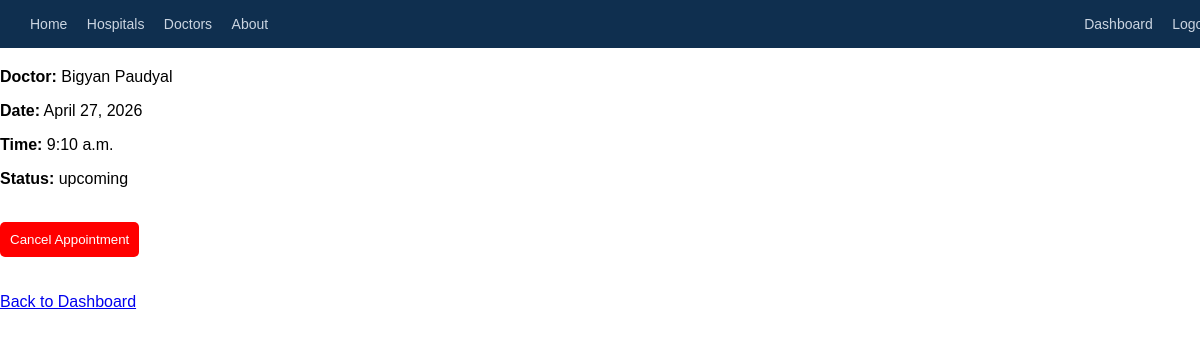
Screenshot of /appointment/4/ (signed in) with the database file from the repository.
### appointment/models.py (models this page shows, shortened)
class Appointment(models.Model):
    appointment_id = models.AutoField(primary_key=True)
    appointment_date = models.DateField()
    appointment_time = models.TimeField()
    status = models.CharField(max_length=50, default="Pending")
    patient = models.ForeignKey(User, on_delete=models.CASCADE, null=True, blank=True)
    doctor = models.ForeignKey(Doctor, on_delete=models.CASCADE)

### doctors/models.py (models this page shows, shortened)
class Doctor(models.Model):
    doctor_id = models.AutoField(primary_key=True)
    name = models.CharField(max_length=100)
    qualification = models.CharField(max_length=100)
    specialization = models.CharField(max_length=100)
    hospital = models.ForeignKey('hospitals.Hospital', on_delete=models.CASCADE, null=True, blank=True)
    department = models.ForeignKey('hospitals.Department', on_delete=models.CASCADE, null=True, blank=True)
    email = models.EmailField(unique=True)
    fees = models.DecimalField(max_digits=8, decimal_places=2)
    phone = models.CharField(max_length=10)
    a_status = models.BooleanField(default=True)

### patients/views.py (the view)
# urls.py: path('appointment/<int:appointment_id>/', views.appointment_detail, name='appointment_detail'),
@login_required
def appointment_detail(request, appointment_id):
    appointment = get_object_or_404(
        Appointment,
        appointment_id=appointment_id,
        patient=request.user
    )
    return render(request, 'patients/appointment_detail.html', {
        'appointment': appointment
    })

### patients/templates/patients/appointment_detail.html (shortened to what this page needs)
{% extends 'base.html' %}
{% block content %}
<h2>Appointment Details</h2>
<p><strong>Doctor:</strong> {{ appointment.doctor.name }}</p>
<p><strong>Date:</strong> {{ appointment.appointment_date }}</p>
<p><strong>Time:</strong> {{ appointment.appointment_time }}</p>
<p><strong>Status:</strong> {{ appointment.status }}</p>
<br>
<form method="POST" action="{% url 'cancel_appointment' appointment.appointment_id %}"
      onsubmit="return confirm('Are you sure you want to cancel this appointment?');">
    <button type="submit" style="color:white; background:red; padding:10px; border:none; border-radius:5px;">
        Cancel Appointment
    </button>
</form>
<br><br>
<a href="{% url 'patient_dashboard' %}">Back to Dashboard</a>
{% endblock %}

### static/css/base.css (style rules this page uses)
body { margin: 0; font-family: Arial, sans-serif; }

### rows the page displays
Appointment: doctor.name "Bigyan Paudyal", appointment_date "April 27, 2026", appointment_time "9:10 a.m.", status "upcoming"
